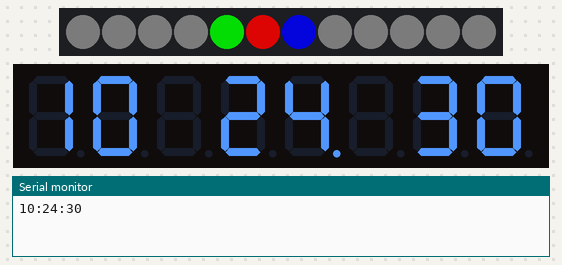
A sketch run on a simulated Arduino Uno, built with avr-gcc and run on an emulated ATmega328P. Shown: 12 RGB LEDs in strip order, left to right, 8-digit seven-segment display, the last lines printed to the serial monitor. Dim RGB values are drawn brighter than linear; the local clock reads 2024-03-15 10:24:30 at power-on unless the sketch sets it.

Above: at 0.1 s.
At 4.2 s:
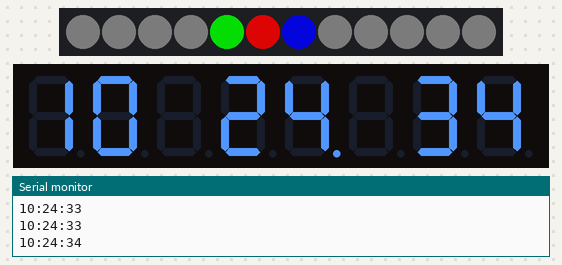
At 9.3 s:
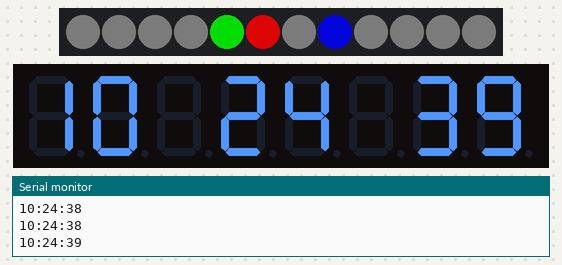
At 19.5 s:
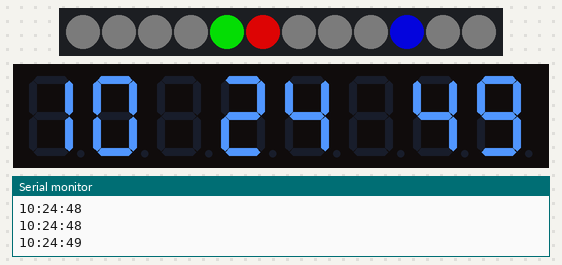
At 29.2 s:
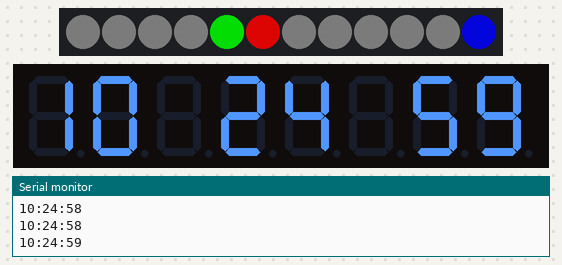
At 38.4 s:
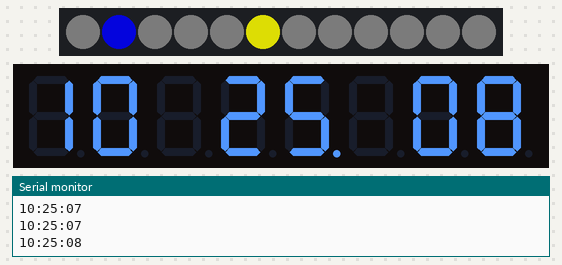

Measured:
- what the display in image 1 shows lasts 1.0 s, from 4.1 s to 5.1 s

The sketch:

NeoClock.ino
```cpp
#include <Arduino.h>
#include <DS3231.h>
#include <Adafruit_NeoPixel.h>
#include "LedControl.h"

#define NUMPIXELS_PIN 6
#define NUMPIXELS     12

LedControl lc = LedControl(10, 12, 11, 1);

Adafruit_NeoPixel pixels = Adafruit_NeoPixel(NUMPIXELS, NUMPIXELS_PIN, NEO_GRB + NEO_KHZ800);
DS3231 rtc(SDA, SCL);
boolean displayMode = true;

void setTime() {
  rtc.setDate(9, 7, 2016);
  rtc.setTime(22, 46, 00);
}

void setup() {
  Serial.begin(9600);
  pixels.begin();
  rtc.begin();

  lc.shutdown(0, false);
  lc.setIntensity(0, 1);
  lc.clearDisplay(0);

//  setTime();
}

void displayNeoTime() {
  Serial.println(rtc.getTimeStr());

  pixels.clear();

  Time t = rtc.getTime();
  int hour = floor(t.hour / 2.0);
  int minute = floor(t.min / 5.0);
  int second = floor(t.sec / 5.0);


  for (int i = 0; i < NUMPIXELS; i++) {
    byte r = 3;
    byte g = 3;
    byte b = 3;

    if (hour == i) {
      r = 150;
    }

    if (minute == i) {
      g = 150;
    }

    if (second == i) {
      b = 150;
    }

    pixels.setPixelColor(i, pixels.Color(r, g, b));
  }

  pixels.show();
}

void displayLedTime() {
  Time t = rtc.getTime();
  digitalWrite(13, t.sec % 2 == 0);

  if (displayMode) {
    lc.setDigit(0, 0, t.sec % 10, false);
    lc.setDigit(0, 1, t.sec / 10, false);
    lc.setDigit(0, 3, t.min % 10, false);
    lc.setDigit(0, 4, t.min / 10, false);
    lc.setDigit(0, 6, t.hour % 10, false);
    lc.setDigit(0, 7, t.hour / 10, false);

    lc.setLed(0, 3, 0, t.sec % 2 == 0);
  } else {
    lc.setDigit(0, 0, t.year % 10, false);
    lc.setDigit(0, 1, (t.year / 10) % 10, false);
    lc.setDigit(0, 2, (t.year / 100) % 10, false);
    lc.setDigit(0, 3, (t.year / 1000) % 10, false);
    lc.setDigit(0, 4, t.mon % 10, false);
    lc.setDigit(0, 5, t.mon / 10, false);
    lc.setDigit(0, 6, t.date % 10, false);
    lc.setDigit(0, 7, t.date / 10, false);

    lc.setLed(0, 4, 0, true);
    lc.setLed(0, 6, 0, true);
  }
}

void loop() {
  displayNeoTime();
  displayLedTime();
  delay(500);
}
```
